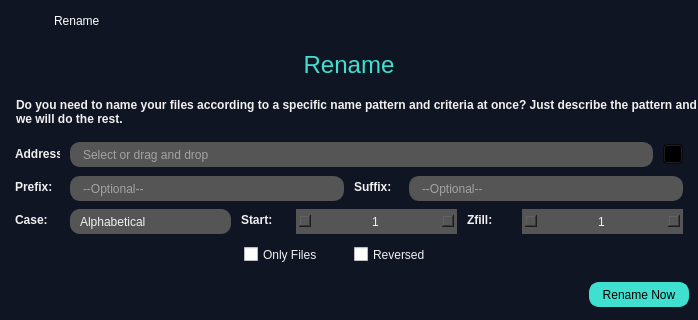
<?xml version="1.0" encoding="UTF-8"?>
<ui version="4.0">
 <class>MainWindow</class>
 <widget class="QMainWindow" name="MainWindow">
  <property name="geometry">
   <rect>
    <x>0</x>
    <y>0</y>
    <width>698</width>
    <height>320</height>
   </rect>
  </property>
  <property name="minimumSize">
   <size>
    <width>698</width>
    <height>320</height>
   </size>
  </property>
  <property name="maximumSize">
   <size>
    <width>16777215</width>
    <height>338</height>
   </size>
  </property>
  <property name="windowTitle">
   <string>RenameWindow</string>
  </property>
  <property name="styleSheet">
   <string notr="true">QPushButton{
	background-color:transparent;
}

QLabel{
	color:#F0F0F0;
	font:bold;
}

QLineEdit{
	background-color:#555555;
	border:1px solid #555555;
	border-radius:10px;
	padding-left:10px;
	color:#F0F0F0;
}

QCheckBox{
	color:#F0F0F0;
}

QCheckBox::indicator:checked{
	image:url(&quot;:/yeniÖnek/fifsot_icons/checked_square.png&quot;);
	width:16px;
	height:16px;
}

QCheckBox::indicator:unchecked{
	image:url(&quot;:/yeniÖnek/fifsot_icons/square.png&quot;);
	width:16px;
	height:16px;
}

#rename_header{
	color:#40E0D0;
	font:24px;
	padding:0px;
}

#comboBox_case{
	background-color:#555555;
	color:#F0F0F0;
	border-radius:10px;
	padding-left:10px;
}

#comboBox_case QAbstractItemView::item{
	min-height:30px;
}

#comboBox_case::drop-down{
	border:none;
}

#comboBox_case::down-arrow{
	background-color:transparent;
	image:url(&quot;:/yeniÖnek/fifsot_icons/down_arrow_blue.png&quot;);
	width:12px;
	height:12px;
	padding-right:5px;
}

#comboBox_case::down-arrow:on{
	background-color:transparent;
	image:url(&quot;:/yeniÖnek/fifsot_icons/up_arrow_blue.png&quot;);
	width:12px;
	height:12px;
	padding-right:5px;
}

#comboBox_case QListView{
	background-color:#555555;
	selection-color:#000000;
	selection-background-color:#40E0D0;
	color:#F0F0F0;
	padding:5px;
}

QSpinBox{
	background-color:#555555;
	color:#F0F0F0;
}

QSpinBox:up-button{
	subcontrol-position:right;
	width:12px;
	height:12px;
	image:url(&quot;:/yeniÖnek/fifsot_icons/up_arrow_white.png&quot;);
}

QSpinBox:up-button:hover{
	image:url(&quot;:/yeniÖnek/fifsot_icons/up_arrow_blue.png&quot;);
}

QSpinBox:down-button{
	subcontrol-position:left;
	width:12px;
	height:12px;
	image:url(&quot;:/yeniÖnek/fifsot_icons/down_arrow_white.png&quot;);
}

QSpinBox:down-button:hover{
	subcontrol-position:left;
	width:12px;
	height:12px;
	image:url(&quot;:/yeniÖnek/fifsot_icons/down_arrow_blue.png&quot;);
}</string>
  </property>
  <widget class="QWidget" name="centralwidget">
   <property name="styleSheet">
    <string notr="true">#centralwidget{
	background-color:#101524;
}</string>
   </property>
   <layout class="QVBoxLayout" name="verticalLayout_2">
    <property name="spacing">
     <number>5</number>
    </property>
    <property name="leftMargin">
     <number>0</number>
    </property>
    <property name="topMargin">
     <number>0</number>
    </property>
    <property name="rightMargin">
     <number>0</number>
    </property>
    <property name="bottomMargin">
     <number>0</number>
    </property>
    <item>
     <widget class="QWidget" name="widget_frame" native="true">
      <property name="minimumSize">
       <size>
        <width>0</width>
        <height>42</height>
       </size>
      </property>
      <property name="maximumSize">
       <size>
        <width>16777215</width>
        <height>42</height>
       </size>
      </property>
      <property name="styleSheet">
       <string notr="true">QWidget[objectName=&quot;widget_frame&quot;]{
	background-color:#3B3B3B;
}

QPushButton{
	background-color:none;
	border-radius:0px;
}

QLabel{
	background-color:none;
	color:#FFFFFF;
}

#lbl_titlebar_text{
	font:12px;
}

#btn_close_window{
	icon:url(&quot;:/yeniÖnek/fifsot_icons/close_1_white.png&quot;);
}

#btn_close_window:hover{
	icon:url(&quot;:/yeniÖnek/fifsot_icons/close_1_red.png&quot;);
}

#btn_close_window:pressed{
	icon:url(&quot;:/yeniÖnek/fifsot_icons/close_1_white.png&quot;);
}</string>
      </property>
      <layout class="QHBoxLayout" name="horizontalLayout_7">
       <item>
        <widget class="QLabel" name="lbl_titlebar_icon">
         <property name="minimumSize">
          <size>
           <width>24</width>
           <height>24</height>
          </size>
         </property>
         <property name="maximumSize">
          <size>
           <width>24</width>
           <height>24</height>
          </size>
         </property>
         <property name="text">
          <string/>
         </property>
         <property name="pixmap">
          <pixmap resource="../deneme.qrc">:/yeniÖnek/fifsot_icons/F_Icon_1.png</pixmap>
         </property>
         <property name="scaledContents">
          <bool>true</bool>
         </property>
        </widget>
       </item>
       <item>
        <spacer name="horizontalSpacer_5">
         <property name="orientation">
          <enum>Qt::Horizontal</enum>
         </property>
         <property name="sizeType">
          <enum>QSizePolicy::Fixed</enum>
         </property>
         <property name="sizeHint" stdset="0">
          <size>
           <width>15</width>
           <height>20</height>
          </size>
         </property>
        </spacer>
       </item>
       <item>
        <widget class="QLabel" name="lbl_titlebar_text">
         <property name="minimumSize">
          <size>
           <width>0</width>
           <height>24</height>
          </size>
         </property>
         <property name="maximumSize">
          <size>
           <width>16777215</width>
           <height>24</height>
          </size>
         </property>
         <property name="text">
          <string>Rename</string>
         </property>
        </widget>
       </item>
       <item>
        <spacer name="horizontalSpacer_2">
         <property name="orientation">
          <enum>Qt::Horizontal</enum>
         </property>
         <property name="sizeHint" stdset="0">
          <size>
           <width>330</width>
           <height>20</height>
          </size>
         </property>
        </spacer>
       </item>
       <item>
        <widget class="QPushButton" name="btn_close_window">
         <property name="minimumSize">
          <size>
           <width>24</width>
           <height>24</height>
          </size>
         </property>
         <property name="maximumSize">
          <size>
           <width>24</width>
           <height>24</height>
          </size>
         </property>
         <property name="text">
          <string/>
         </property>
        </widget>
       </item>
      </layout>
     </widget>
    </item>
    <item>
     <widget class="QLabel" name="rename_header">
      <property name="minimumSize">
       <size>
        <width>590</width>
        <height>35</height>
       </size>
      </property>
      <property name="maximumSize">
       <size>
        <width>16777215</width>
        <height>35</height>
       </size>
      </property>
      <property name="font">
       <font>
        <pointsize>-1</pointsize>
        <weight>50</weight>
        <italic>false</italic>
        <bold>false</bold>
       </font>
      </property>
      <property name="text">
       <string>Rename</string>
      </property>
      <property name="alignment">
       <set>Qt::AlignCenter</set>
      </property>
     </widget>
    </item>
    <item>
     <widget class="QLabel" name="rename_text">
      <property name="minimumSize">
       <size>
        <width>590</width>
        <height>50</height>
       </size>
      </property>
      <property name="maximumSize">
       <size>
        <width>16777215</width>
        <height>50</height>
       </size>
      </property>
      <property name="text">
       <string>Do you need to name your files according to a specific name pattern and criteria at once? Just describe the pattern and we will do the rest.</string>
      </property>
      <property name="wordWrap">
       <bool>true</bool>
      </property>
      <property name="indent">
       <number>16</number>
      </property>
     </widget>
    </item>
    <item>
     <layout class="QVBoxLayout" name="verticalLayout">
      <property name="spacing">
       <number>10</number>
      </property>
      <property name="leftMargin">
       <number>15</number>
      </property>
      <property name="topMargin">
       <number>0</number>
      </property>
      <property name="rightMargin">
       <number>15</number>
      </property>
      <property name="bottomMargin">
       <number>0</number>
      </property>
      <item>
       <layout class="QHBoxLayout" name="horizontalLayout">
        <item>
         <widget class="QLabel" name="lbl_address">
          <property name="minimumSize">
           <size>
            <width>45</width>
            <height>20</height>
           </size>
          </property>
          <property name="maximumSize">
           <size>
            <width>45</width>
            <height>20</height>
           </size>
          </property>
          <property name="text">
           <string>Address:</string>
          </property>
         </widget>
        </item>
        <item>
         <widget class="QLineEdit" name="lineEdit_address">
          <property name="minimumSize">
           <size>
            <width>400</width>
            <height>25</height>
           </size>
          </property>
          <property name="placeholderText">
           <string>Select or drag and drop</string>
          </property>
          <property name="clearButtonEnabled">
           <bool>true</bool>
          </property>
         </widget>
        </item>
        <item>
         <widget class="QPushButton" name="btn_openDialog_address">
          <property name="minimumSize">
           <size>
            <width>20</width>
            <height>20</height>
           </size>
          </property>
          <property name="maximumSize">
           <size>
            <width>20</width>
            <height>20</height>
           </size>
          </property>
          <property name="text">
           <string/>
          </property>
          <property name="icon">
           <iconset resource="../deneme.qrc">
            <normaloff>:/yeniÖnek/fifsot_icons/open_file_dialog.png</normaloff>:/yeniÖnek/fifsot_icons/open_file_dialog.png</iconset>
          </property>
          <property name="iconSize">
           <size>
            <width>20</width>
            <height>20</height>
           </size>
          </property>
         </widget>
        </item>
       </layout>
      </item>
      <item>
       <layout class="QHBoxLayout" name="horizontalLayout_8">
        <item>
         <layout class="QHBoxLayout" name="horizontalLayout_2">
          <item>
           <widget class="QLabel" name="lbl_prefix">
            <property name="minimumSize">
             <size>
              <width>45</width>
              <height>20</height>
             </size>
            </property>
            <property name="maximumSize">
             <size>
              <width>45</width>
              <height>20</height>
             </size>
            </property>
            <property name="text">
             <string>Prefix:</string>
            </property>
           </widget>
          </item>
          <item>
           <widget class="QLineEdit" name="lineEdit_prefix">
            <property name="minimumSize">
             <size>
              <width>170</width>
              <height>25</height>
             </size>
            </property>
            <property name="placeholderText">
             <string>--Optional--</string>
            </property>
            <property name="clearButtonEnabled">
             <bool>true</bool>
            </property>
           </widget>
          </item>
         </layout>
        </item>
        <item>
         <layout class="QHBoxLayout" name="horizontalLayout_3">
          <item>
           <widget class="QLabel" name="lbl_suffix">
            <property name="minimumSize">
             <size>
              <width>45</width>
              <height>20</height>
             </size>
            </property>
            <property name="maximumSize">
             <size>
              <width>45</width>
              <height>20</height>
             </size>
            </property>
            <property name="text">
             <string>Suffix:</string>
            </property>
           </widget>
          </item>
          <item>
           <widget class="QLineEdit" name="lineEdit_suffix">
            <property name="minimumSize">
             <size>
              <width>168</width>
              <height>25</height>
             </size>
            </property>
            <property name="placeholderText">
             <string>--Optional--</string>
            </property>
            <property name="clearButtonEnabled">
             <bool>true</bool>
            </property>
           </widget>
          </item>
         </layout>
        </item>
       </layout>
      </item>
      <item>
       <layout class="QHBoxLayout" name="horizontalLayout_9">
        <item>
         <layout class="QHBoxLayout" name="horizontalLayout_4">
          <item>
           <widget class="QLabel" name="lbl_case">
            <property name="minimumSize">
             <size>
              <width>45</width>
              <height>20</height>
             </size>
            </property>
            <property name="maximumSize">
             <size>
              <width>45</width>
              <height>20</height>
             </size>
            </property>
            <property name="text">
             <string>Case:</string>
            </property>
           </widget>
          </item>
          <item>
           <widget class="QComboBox" name="comboBox_case">
            <property name="minimumSize">
             <size>
              <width>130</width>
              <height>25</height>
             </size>
            </property>
            <item>
             <property name="text">
              <string>Alphabetical</string>
             </property>
            </item>
            <item>
             <property name="text">
              <string>Creation Time</string>
             </property>
            </item>
            <item>
             <property name="text">
              <string>Last Modification Time</string>
             </property>
            </item>
            <item>
             <property name="text">
              <string>Last Access Time</string>
             </property>
            </item>
            <item>
             <property name="text">
              <string>File Size</string>
             </property>
            </item>
           </widget>
          </item>
         </layout>
        </item>
        <item>
         <layout class="QHBoxLayout" name="horizontalLayout_5">
          <item>
           <widget class="QLabel" name="lbl_start">
            <property name="minimumSize">
             <size>
              <width>45</width>
              <height>20</height>
             </size>
            </property>
            <property name="maximumSize">
             <size>
              <width>45</width>
              <height>20</height>
             </size>
            </property>
            <property name="text">
             <string>Start:</string>
            </property>
           </widget>
          </item>
          <item>
           <widget class="QSpinBox" name="spinBox_start">
            <property name="minimumSize">
             <size>
              <width>74</width>
              <height>25</height>
             </size>
            </property>
            <property name="alignment">
             <set>Qt::AlignCenter</set>
            </property>
            <property name="maximum">
             <number>1000000</number>
            </property>
            <property name="value">
             <number>1</number>
            </property>
           </widget>
          </item>
         </layout>
        </item>
        <item>
         <layout class="QHBoxLayout" name="horizontalLayout_6">
          <item>
           <widget class="QLabel" name="lbl_zfill">
            <property name="minimumSize">
             <size>
              <width>45</width>
              <height>20</height>
             </size>
            </property>
            <property name="maximumSize">
             <size>
              <width>45</width>
              <height>20</height>
             </size>
            </property>
            <property name="text">
             <string>Zfill:</string>
            </property>
           </widget>
          </item>
          <item>
           <widget class="QSpinBox" name="spinBox_zfill">
            <property name="minimumSize">
             <size>
              <width>74</width>
              <height>25</height>
             </size>
            </property>
            <property name="alignment">
             <set>Qt::AlignCenter</set>
            </property>
            <property name="minimum">
             <number>1</number>
            </property>
            <property name="maximum">
             <number>7</number>
            </property>
           </widget>
          </item>
         </layout>
        </item>
       </layout>
      </item>
      <item>
       <layout class="QHBoxLayout" name="horizontalLayout_10">
        <item>
         <spacer name="horizontalSpacer">
          <property name="orientation">
           <enum>Qt::Horizontal</enum>
          </property>
          <property name="sizeHint" stdset="0">
           <size>
            <width>40</width>
            <height>20</height>
           </size>
          </property>
         </spacer>
        </item>
        <item>
         <widget class="QCheckBox" name="checkBox_onlyFiles">
          <property name="minimumSize">
           <size>
            <width>100</width>
            <height>25</height>
           </size>
          </property>
          <property name="text">
           <string>Only Files</string>
          </property>
         </widget>
        </item>
        <item>
         <widget class="QCheckBox" name="checkBox_reversed">
          <property name="minimumSize">
           <size>
            <width>100</width>
            <height>25</height>
           </size>
          </property>
          <property name="text">
           <string>Reversed</string>
          </property>
         </widget>
        </item>
        <item>
         <spacer name="horizontalSpacer_4">
          <property name="orientation">
           <enum>Qt::Horizontal</enum>
          </property>
          <property name="sizeHint" stdset="0">
           <size>
            <width>40</width>
            <height>20</height>
           </size>
          </property>
         </spacer>
        </item>
       </layout>
      </item>
     </layout>
    </item>
    <item>
     <widget class="QWidget" name="widget_btn_container" native="true">
      <property name="minimumSize">
       <size>
        <width>430</width>
        <height>50</height>
       </size>
      </property>
      <property name="maximumSize">
       <size>
        <width>16777215</width>
        <height>50</height>
       </size>
      </property>
      <property name="styleSheet">
       <string notr="true">QWidget[objectName=&quot;widget_btn_container&quot;]{
	background-color:#3B3B3B;
}

QPushButton{
	background-color:#40E0D0;
	border:2px solid #40E0D0;
	border-radius:10px;
}

QPushButton:hover{
	border:2px solid #2BA699;
}

QPushButton:pressed{
	color:#555555;
}</string>
      </property>
      <layout class="QHBoxLayout" name="horizontalLayout_11">
       <item>
        <spacer name="horizontalSpacer_3">
         <property name="orientation">
          <enum>Qt::Horizontal</enum>
         </property>
         <property name="sizeHint" stdset="0">
          <size>
           <width>303</width>
           <height>20</height>
          </size>
         </property>
        </spacer>
       </item>
       <item>
        <widget class="QPushButton" name="btn_rename">
         <property name="minimumSize">
          <size>
           <width>100</width>
           <height>25</height>
          </size>
         </property>
         <property name="maximumSize">
          <size>
           <width>100</width>
           <height>25</height>
          </size>
         </property>
         <property name="text">
          <string>Rename Now</string>
         </property>
        </widget>
       </item>
      </layout>
     </widget>
    </item>
   </layout>
  </widget>
 </widget>
 <resources>
  <include location="../deneme.qrc"/>
  <include location="../../anaconda3/Library/deneme.qrc"/>
 </resources>
 <connections/>
</ui>
